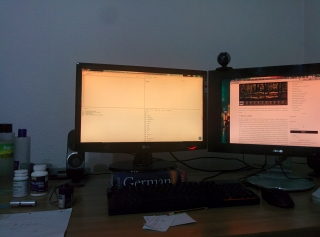
#> input picture img_le.jpg, 320 x 237 px
$ python kolaz.py   (Python 2 division)   (older library calls are emulated)
#> lines starting #> are read from the running program, lines starting #| are printed output that depends on the picture
from PIL import Image
import numpy as np


class Comparator(object):
    def __init__(self):
        self.img_files = ['img_le.jpg', 'img_ri.jpg']
        self.imgs = []
        self.img_arrays = []
        self.flat_imgs_array= []
        self._prepare()

    def _prepare(self):
        self._load_images()
        self.n = self._factorize()
        self._flatten_images()

    def get_flat_img(self, index):
        return Image.fromarray(self.flat_imgs_array[index])

    def _load_images(self):
        for i in range(len(self.img_files)):
            self.imgs.append(Image.open(self.img_files[i]).convert('L'))
            self.img_arrays.append(np.array(self.imgs[i], dtype=np.float))

    def _factors(self, n):
        return set(reduce(list.__add__, ([i, n//i] for i in range(1, int(n**0.5) + 1) if n % i == 0)))

    def _factorize(self):
        interni_faktori = []
        for img in self.imgs:
            interni_faktori.append(set(self._factors(img.size[0])).intersection(set(self._factors(img.size[1]))))
#> this loop made 2 passes
#> after the loop, interni_faktori = 2 items
        kombo_faktori = list(set.intersection(*interni_faktori))
#> kombo_faktori = [1]
        razlika_16 = [abs(x - 16) for x in kombo_faktori]
#> razlika_16 = [15]
#> in _prepare, `self.n = self._factorize()`: self.n = 1
        return kombo_faktori[razlika_16.index(min(razlika_16))]

    def _flatten_images(self):
        n = self.n
#> n = 1
        # @TODO: svaki blok treba presikati u 1x1, prilagoditi slider
        for i in range(len(self.img_arrays)):
            self.flat_imgs_array.append(np.ones_like(self.img_arrays[i]))
            for cr in range(self.imgs[i].size[1] / n):
                for cc in range(self.imgs[i].size[0] / n):
                    self.flat_imgs_array[i][cr * n:cr * n + n, cc * n:cc * n + n] = np.sum(self.img_arrays[i][cr * n:cr * n + n, cc * n:cc * n + n]) / n**2
#> after the loop, self.flat_imgs_array = 2 items

    def slide(self, master, slave):
#> called with master = 0, slave = 1
        n = self.n
#> n = 1
        min_master = None
        min_slave = None
        min_sum = 9999999999999
        x, y = 0, 0
        for cr in range(self.imgs[master].size[1] / n):
            for cc in range(self.imgs[master].size[0] / n):
                # racuna dimenzije sliding prozora za poredjenje
                w = self.imgs[master].size[0] - cc * n
                # w = w if self.imgs[slave].size[0] < w else self.imgs[slave].size[0]
                h = self.imgs[master].size[1] - cr * n
                # h = h if self.imgs[slave].size[1] < h else self.imgs[slave].size[1]
                master_slice = self.flat_imgs_array[master][cr * n:cr * n + h, cc * n:cc * n + w]
                slave_slice = self.flat_imgs_array[slave][:h, :w]
                # Image.fromarray(master_slice - slave_slice).show()
                # print h, w, np.sum(master_slice - slave_slice)
                tmp_sum = np.sum(abs(master_slice - slave_slice)) / (h * w)
                if tmp_sum < min_sum:
                    min_sum = tmp_sum
                    min_master = master_slice
                    min_slave = slave_slice
                    x, y = cc * n, cr * n
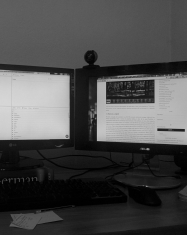
#> min_master: shape (235, 187) float64; min 0, max 215, mean 75.8
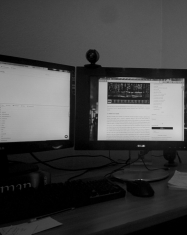
#> min_slave: shape (235, 187) float64; min 0, max 207, mean 69.6
#> after the loop, min_sum = 20.32; x = 133; y = 2
        kolaz_y = self.imgs[master].size[1] + self.imgs[slave].size[1] - len(min_slave)
#> kolaz_y = 239
        kolaz_x = self.imgs[master].size[0] + self.imgs[slave].size[0] - len(min_slave[0])
#> kolaz_x = 453
        kolaz = np.zeros((kolaz_y, kolaz_x))
#> kolaz: shape (239, 453) float64; every value is 0
        kolaz[:self.imgs[master].size[1], :self.imgs[master].size[0]] = self.img_arrays[master]
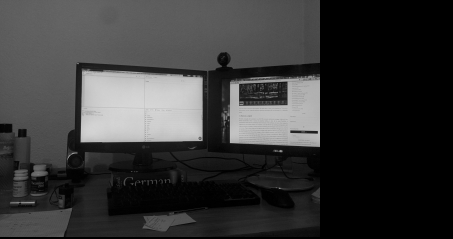
#> kolaz: shape (239, 453) float64; min 0, max 215, mean 54.6
        kolaz[y:, x:] = self.img_arrays[slave]
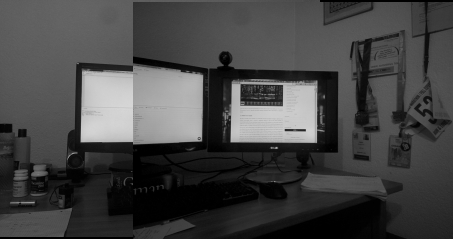
#> kolaz: shape (239, 453) float64; min 0, max 215, mean 68.1
        Image.fromarray(kolaz).show()
        # Image.fromarray(min_master).show()
        # Image.fromarray(min_slave).show()

c = Comparator()
c.slide(0, 1)
